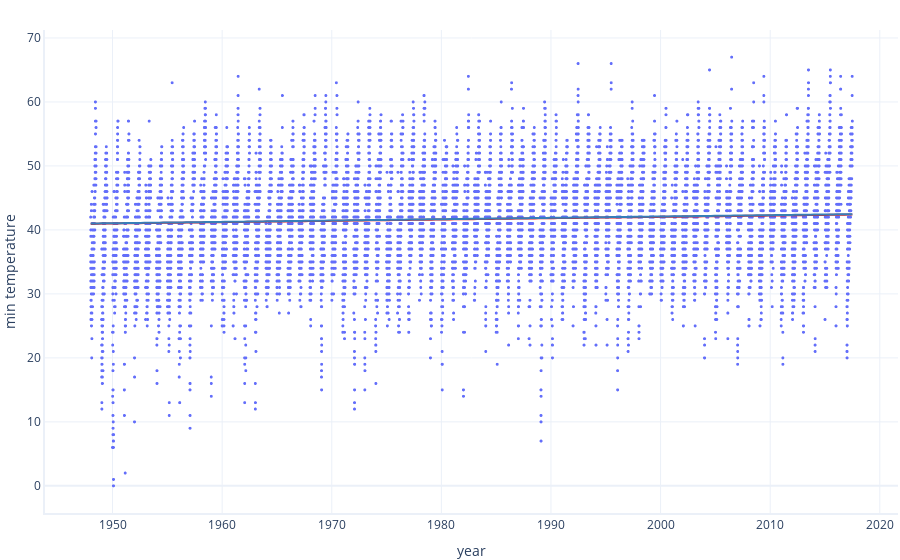

The notebook cell saved with this chart:
### Code cell
graphing.scatter_2D(data, label_x="year", label_y="min_temperature", trendline= (model_trained_SAD.predict, model_trained_SSD.predict))
